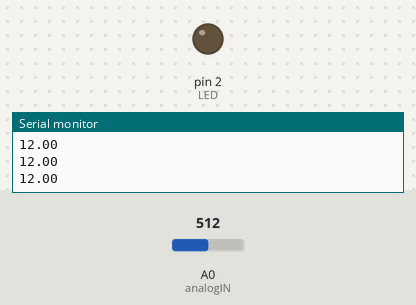
This sketch was run on a simulated Arduino Uno, built with avr-gcc and run on an emulated ATmega328P. On the bench: output pins drawn as LEDs (lit = HIGH), the last lines printed to the serial monitor. The test bench sets the inputs (shaded band); at power-on: A0 (analogIN) = 512. Pins used as bus, display or sensor lines are not drawn.

Above: at 1.2 s.
1.3 s: A0 (analogIN) set to 609
2.8 s: A0 (analogIN) set to 645
At 3.4 s:
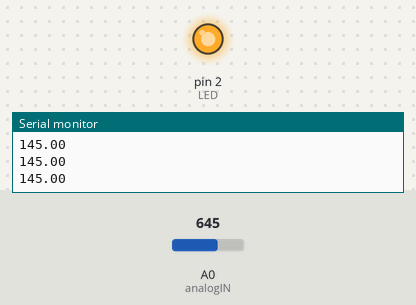
4.3 s: A0 (analogIN) set to 511
At 5.5 s:
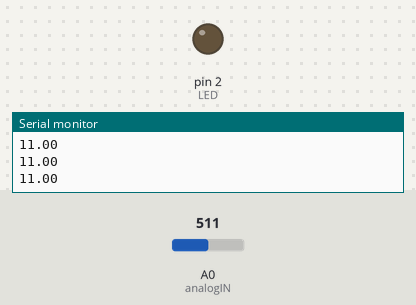
5.8 s: A0 (analogIN) set to 716
At 6.8 s:
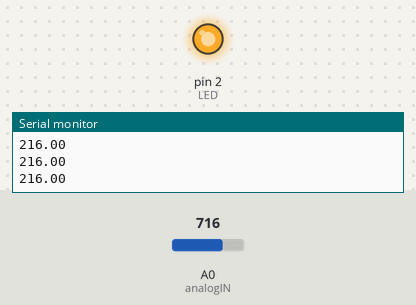
Timing chart, 0 to 8.3 s (numbered marks = the images above; inputs shaded):
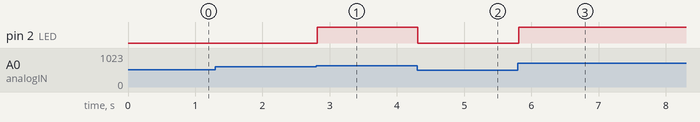

The sketch:

sketch_aug11a.ino
```cpp
int LED = 2;
int SENSOR = 6;
int analogIN = A0;
float readValue;

void setup() {
  pinMode(LED, OUTPUT);
  pinMode(SENSOR, OUTPUT);
  pinMode(analogIN, INPUT);
  Serial.begin(9600);
}

void loop() {
  digitalWrite(SENSOR, OUTPUT);
  readValue = max(analogRead(analogIN) - 500, 0);
  Serial.println(readValue);

  analogWrite(LED, readValue);

}
```

Measured:
- the behaviour switches between 627 and 628 on A0 (analogIN) (found by bisection; images 0 and 1)
- after the input at 2.8 s, pin 2 (LED): LOW → HIGH at once
- after the input at 4.3 s, pin 2 (LED): HIGH → LOW at once
- after the input at 5.8 s, pin 2 (LED): LOW → HIGH at once
